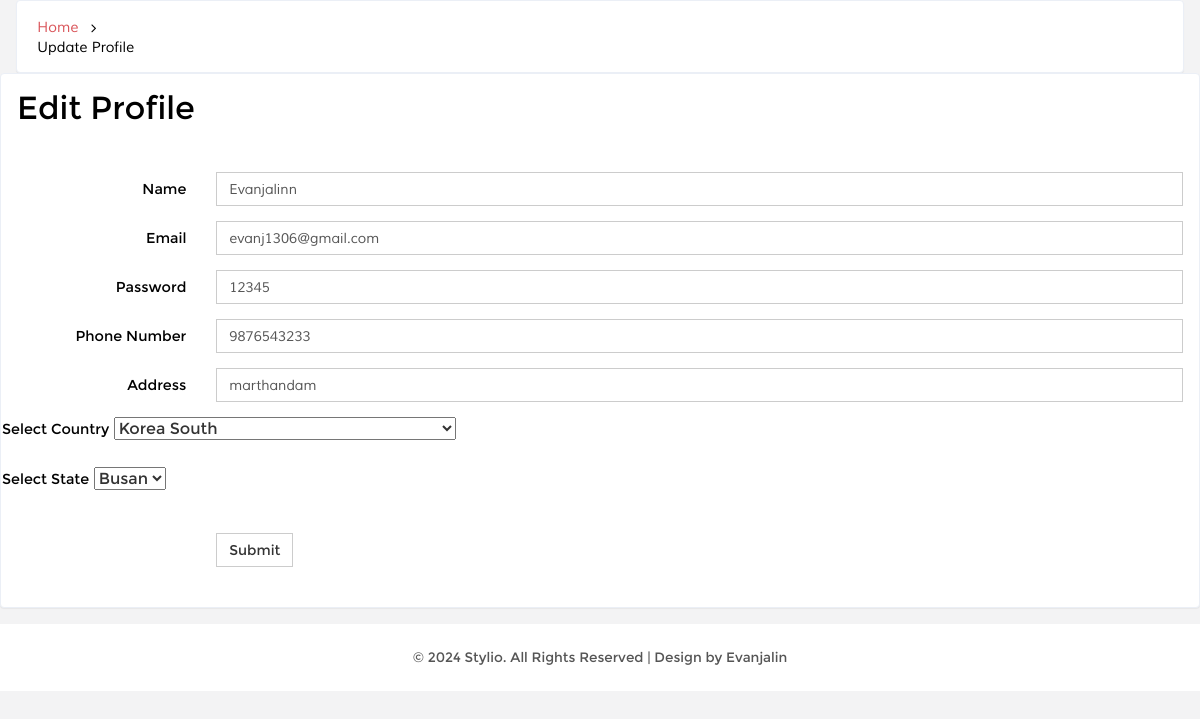
Page /edited.php (signed in) on the committed database.
### tables this page shows
CREATE TABLE `register` (
  `id` int(200) NOT NULL,
  `Name` varchar(250) NOT NULL,
  `email` varchar(250) NOT NULL,
  `password` varchar(250) NOT NULL,
  `phone` varchar(250) NOT NULL,
  `address` varchar(250) NOT NULL,
  `state` varchar(250) NOT NULL,
  `country` varchar(250) NOT NULL
);

CREATE TABLE `countries` (
  `cont_id` int(11) NOT NULL,
  `sortname` varchar(3) NOT NULL,
  `name` varchar(150) NOT NULL,
  `sequence` int(11) NOT NULL DEFAULT 0
);

CREATE TABLE `states` (
  `stat_id` int(11) NOT NULL,
  `sname` varchar(30) NOT NULL,
  `country_id` int(11) NOT NULL DEFAULT 1
);

### edited.php (the view, shortened to what this page needs)
<?php
$id=$_SESSION["userid"];
?>
<!DOCTYPE HTML>
<html>
<head>
<link href="css/bootstrap.min.css" rel='stylesheet' type='text/css' />
<link href="css/style.css" rel='stylesheet' type='text/css' />
<link href="css/font-awesome.css" rel="stylesheet">
<link href="css/custom.css" rel="stylesheet">
</head>
<body>
		     <div class="banner">
		    	<h2>
				<a href="index.php">Home</a>
				<i class="fa fa-angle-right"></i><br>
				<span>Update Profile</span>
				</h2>
		    </div>
<div class="grid-form1">
<h3 id="forms-horizontal">Edit Profile</h3>
<?php
require("connection.php");
$res=$con->query("SELECT *
FROM register
WHERE `id` = '$id'");
$count=$res->num_rows;
if($count>0)
$row=$res->fetch_assoc();
?>
<form class="form-horizontal" action="updates.php" method="POST" enctype="multipart/form-data">
  <div class="form-group">
    <label for="inputEmail3" class="col-sm-2 control-label hor-form">Name</label>
    <div class="col-sm-10">
      <input type="text" class="form-control" id="inputEmail3" placeholder="Enter Name" name="Name" value="<?php echo  htmlspecialchars($row["Name"]);?>">
    </div>
  </div>
  <div class="form-group">
    <label for="inputPassword3" class="col-sm-2 control-label hor-form">Email</label>
    <div class="col-sm-10">
      <input type="text" class="form-control" id="inputPassword3" placeholder="Enter the Category" name="email" value="<?php echo htmlspecialchars($row["email"]);?>">
    </div>
  </div>
  <div class="form-group">
    <label for="inputPassword3" class="col-sm-2 control-label hor-form">Password</label>
    <div class="col-sm-10">
      <input type="text" class="form-control" id="inputPassword3" placeholder="Enter the Subcategory" name="password" value="<?php echo htmlspecialchars($row["password"]);?>">
    </div>
  </div>
  <div class="form-group">
    <label for="inputPassword3" class="col-sm-2 control-label hor-form">Phone Number</label>
    <div class="col-sm-10">
      <input type="text" class="form-control" id="inputPassword3" placeholder="Enter the Price" name="phone" value="<?php echo htmlspecialchars($row["phone"]);?>">
    </div>
  </div>
  <div class="form-group">
    <label for="inputPassword3" class="col-sm-2 control-label hor-form">Address</label>
    <div class="col-sm-10">
      <input type="text" class="form-control" id="inputPassword3" placeholder="Enter the Price" name="address" value="<?php echo htmlspecialchars($row["address"]);?>">
    </div>
  </div>
  <div class="form-group">
  <label for="country">Select Country</label>
    <select name="country" id="country">
        <?php
        require("connection.php");
        $country=$row["country"];
        $res1 = $con->query("SELECT * FROM countries where cont_id=$country");
        $count1 = $res1->num_rows;
        if ($count1 > 0) {
           $row1 = $res1->fetch_assoc();
                ?>
                <option value="<?php echo $row1["cont_id"]; ?>">
                    <?php echo $row1["name"]; ?>
                </option>
                 <?php
            }
        ?>
    </select><br><br>
	<label for="state">Select State</label>
    <select name="state" id="state">
    <?php
        require("connection.php");
        $state=$row["state"];
        $res2 = $con->query("SELECT * FROM `states` where `stat_id`='$state'");
        $count2 = $res2->num_rows;
        if ($count2 > 0) {
           $row2 = $res2->fetch_assoc();
                ?>
                <option value="<?php echo $row2["stat_id"]; ?>">
                    <?php echo $row2["sname"]; ?>
                </option>
                 <?php
            }
        ?>
    </select><br><br>
      </div>
  <div class="form-group">
    <div class="col-sm-offset-2 col-sm-10">
      <button type="submit" class="btn btn-default">Submit</button>
    </div>
  </div>
</form>
</div>
<div class="copy">
            <p> &copy; 2024 Stylio. All Rights Reserved | Design by Evanjalin </p>	    </div>
</body>
</html>

### admin/css/style.css (style rules this page uses)
h4, h5, h6, h1, h2, h3 { margin: 0; }
p { margin: 0; }
html, body { font-family:'Montserrat-Regular'; font-size: 100%; background:#F3F3F4; overflow-x: hidden; }
body a { transition:0.5s all; -webkit-transition:0.5s all; -moz-transition:0.5s all; -o-transition:0.5s all; -ms-transition:0.5s all; }
.banner { background: #fff; display: block; margin: 0em 1em ; padding:1em; border: 1px solid #ebeff6; border-color: #ebeff6; border-radius: 4px; -webkit-border-radius: 4px; -o-border-radius: 4px; -moz-border-radius: 4px; -ms-border-radius: 4px; -webkit-box-shadow: 0 1px 1px rgba(0,0,0,.05); box-shadow: 0 1px 1px rgba(0,0,0,.05); }
.banner h2 { font-size:0.9em; }
.banner h2 a { color:#D95459; text-decoration:none; font-family: 'Muli-Regular'; padding:0.3em ; }
.banner h2 span { color:#000; font-family: 'Muli-Regular'; padding:0.3em ; }
.banner h2 i { color:#000; vertical-align:middle; padding:0.3em ; }
.grid-form1 { background: #fff; margin-bottom: 1em; padding: 1em; border: 1px solid #ebeff6; border-radius: 4px; -webkit-border-radius: 4px; -o-border-radius: 4px; -moz-border-radius: 4px; -ms-border-radius: 4px; -webkit-box-shadow: 0 1px 1px rgba(0,0,0,.05); box-shadow: 0 1px 1px rgba(0,0,0,.05); }
.grid-form1 h3 { color: #000; font-size:2em; margin-bottom: 1em; }
.grid-form1 form { margin: 1.5em 0; }
.form-control { box-shadow: none; outline: none; border-radius: 0px; font-family: 'Muli-Regular'; }
.btn { border-radius: 0px; outline: none; }
.checkbox-inline label,.checkbox-inline1 label,.form-group label { font-weight:100; font-size: 0.9em; color: #000; }
label.control-label { font-weight: 100; color: #000; font-size: 0.9em; margin: 0; }
.copy { background:#fff; text-align:center; padding:1.5em 0; }
.copy p, .copy-right p { font-size:0.85em; color:#555; }

### rows in the picture
register: Name "Evanjalinn", email "evanj1306@gmail.com", password "12345", phone "9876543233", address "marthandam"
countries: country "Korea South"
states: state "Busan"
